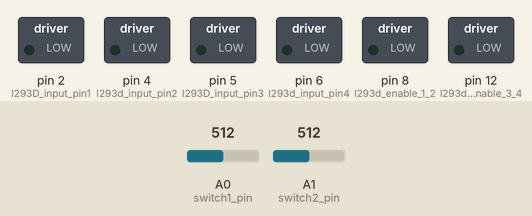
Simulated run of this sketch. Board: Arduino Uno, built with avr-gcc and run on an emulated ATmega328P. On the bench: switched loads named in the sketch (green lamp = pin HIGH). The test bench sets the inputs (shaded band); at power-on: A0 (switch1_pin) = 512, A1 (switch2_pin) = 512. What the sketch prints to the serial monitor is not drawn.

Above: at 1.2 s.
1.3 s: A0 (switch1_pin) set to 212
2.8 s: A0 (switch1_pin) set to 193
At 3.2 s:
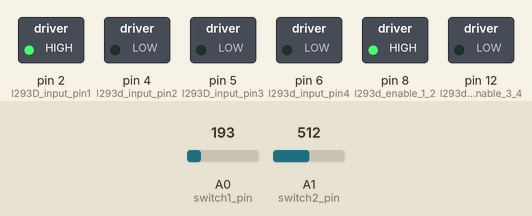
5.8 s: A1 (switch2_pin) set to 208
8.8 s: A1 (switch2_pin) set to 193
At 10.2 s:
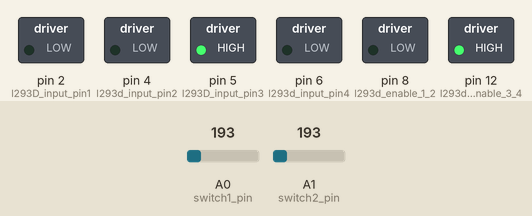
11.8 s: A0 (switch1_pin) set to 210
At 12.2 s:
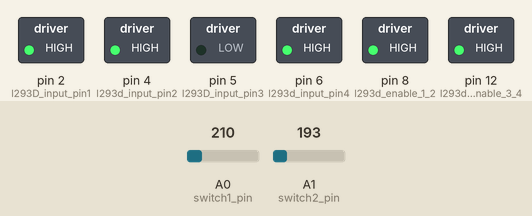
14.8 s: A0 (switch1_pin) set to 190
At 17.2 s:
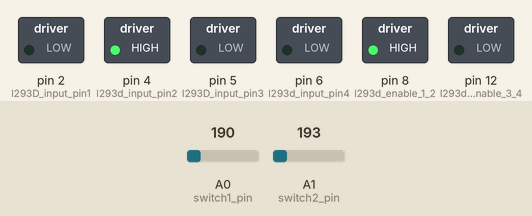
Timing chart, 0 to 18.8 s (numbered marks = the images above; inputs shaded):
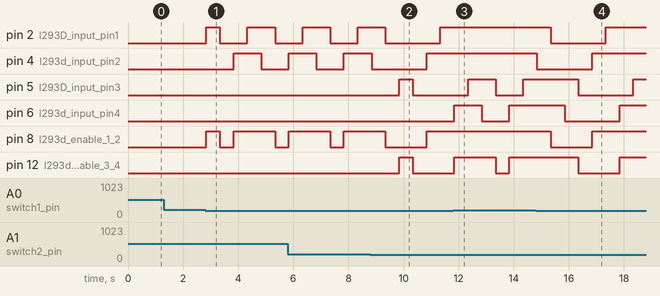

Measured:
- the behaviour switches between 200 and 199 on A0 (switch1_pin) (found by bisection; images 0 and 1)
- the behaviour switches between 200 and 199 on A1 (switch2_pin) (found by bisection; images 1 and 2)
- after the input at 1.3 s, every drawn part: stays the same
- after the input at 2.8 s, pin 2 (l293D_input_pin1): LOW → HIGH at once, → LOW 0.50 s later, → HIGH 1.0 s later, → LOW 1.0 s later; pin 4 (l293d_input_pin2): LOW → HIGH after 1.0 s, → LOW 1.0 s later; pin 8 (l293d_enable_1_2): LOW → HIGH at once, → LOW 0.50 s later, → HIGH 0.50 s later, → LOW 1.5 s later
- after the input at 8.8 s, pin 5 (l293D_input_pin3), pin 12 (l293d_enable_3_4): LOW → HIGH after 1.0 s, → LOW 0.50 s later
- after the input at 11.8 s, pin 2 (l293D_input_pin1), pin 8 (l293d_enable_1_2): stays HIGH (without the input it goes to LOW after 1.5 s); pin 4 (l293d_input_pin2): stays HIGH (without the input it goes to LOW after 1.0 s)
- after the input at 14.8 s, pin 2 (l293D_input_pin1): HIGH → LOW after 0.54 s, → HIGH 2.0 s later; pin 4 (l293d_input_pin2): HIGH → LOW at once, → HIGH 2.0 s later; pin 8 (l293d_enable_1_2): HIGH → LOW after 0.54 s, → HIGH 1.5 s later

The sketch:

l293d_kato_turnout_switches.ino
```cpp
int l293D_input_pin1 = 2;
int l293d_input_pin2 = 4;

int l293D_input_pin3 = 5;
int l293d_input_pin4 = 6;

int l293d_enable_1_2 = 8;
int l293d_enable_3_4 = 12;

int switch1_pin = A0;
int switch1_val;

int switch2_pin = A1;
int switch2_val;

int solenoid1_state = 0;
int solenoid2_state = 0;

void setup()
{
  Serial.begin(9600);
  pinMode(l293d_enable_1_2, OUTPUT);
  pinMode(l293D_input_pin1, OUTPUT);
  pinMode(l293d_input_pin2, OUTPUT);
  pinMode(switch1_pin, INPUT);

  pinMode(l293d_enable_3_4, OUTPUT);
  pinMode(l293D_input_pin3, OUTPUT);
  pinMode(l293d_input_pin4, OUTPUT);
  pinMode(switch2_pin, INPUT);
}

void loop()
{
  switch1_val = analogRead(switch1_pin);
  switch2_val = analogRead(switch2_pin);
  Serial.print("Switch 1: ");
  Serial.print(switch1_val);

  if (switch1_val < 200) {
    if (solenoid1_state == 0) {
      //solenoid Turn
      Serial.print(", Direction: Turn");
      digitalWrite(l293d_enable_1_2, HIGH);
      digitalWrite(l293D_input_pin1, HIGH);
      digitalWrite(l293d_input_pin2, LOW);
      delay(500);

      solenoid1_state = 1; //Turn

      digitalWrite(l293d_enable_1_2, LOW);
      digitalWrite(l293D_input_pin1, LOW);
      digitalWrite(l293d_input_pin2, LOW);
      delay(500); // solenoid stop

    } else if (solenoid1_state == 1) {
      //solenoid Straight
      Serial.print(", Direction: Straight");
      digitalWrite(l293d_enable_1_2, HIGH);
      digitalWrite(l293D_input_pin1, LOW);
      digitalWrite(l293d_input_pin2, HIGH);
      delay(500);

      solenoid1_state = 0;

      digitalWrite(l293d_enable_1_2, HIGH);
      digitalWrite(l293D_input_pin1, HIGH);
      digitalWrite(l293d_input_pin2, HIGH);
      delay(500); // solenoid stop
    }
  }

  Serial.print(", Switch 2: ");
  Serial.print(switch2_val);

  if (switch2_val < 200) {
    if (solenoid2_state == 0) {
      //solenoid Turn
      Serial.print(", Direction: Turn");
      digitalWrite(l293d_enable_3_4, HIGH);
      digitalWrite(l293D_input_pin3, HIGH);
      digitalWrite(l293d_input_pin4, LOW);
      delay(500);

      solenoid2_state = 1; //Turn

      digitalWrite(l293d_enable_3_4, LOW);
      digitalWrite(l293D_input_pin3, LOW);
      digitalWrite(l293d_input_pin4, LOW);
      delay(500); // solenoid stop

    } else if (solenoid2_state == 1) {
      //solenoid Straight
      Serial.print(", Direction: Straight");
      digitalWrite(l293d_enable_3_4, HIGH);
      digitalWrite(l293D_input_pin3, LOW);
      digitalWrite(l293d_input_pin4, HIGH);
      delay(500);

      solenoid2_state = 0;

      digitalWrite(l293d_enable_3_4, HIGH);
      digitalWrite(l293D_input_pin3, HIGH);
      digitalWrite(l293d_input_pin4, HIGH);
      delay(500); // solenoid stop
    }
  }

  Serial.println("");
}
```
